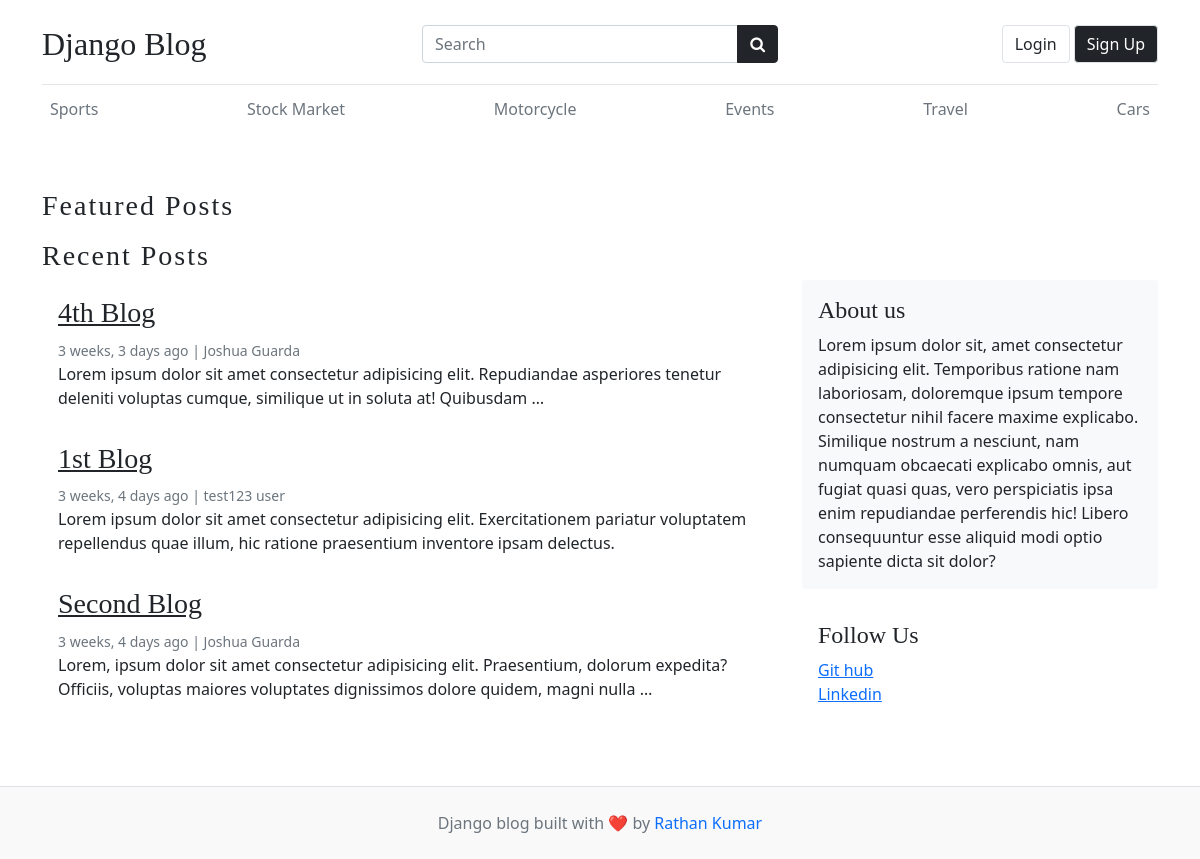
The page / on the database its author committed.
### blogs/models.py (models this page shows, shortened)
class Category(models.Model):
    category_name = models.CharField(max_length=50, unique= True)
    created_at = models.DateTimeField(auto_now_add=True)
    updated_at = models.DateTimeField(auto_now=True)
    def __str__(self) -> str:
        return self.category_name
    class Meta:
        verbose_name_plural = 'Categories'

class Blog(models.Model):
    title = models.CharField(max_length=100)
    slug = models.SlugField(max_length=150,unique=True, blank=True) # Slug is the - in the url This-is-My-first-Blog --> this should automatically created check setup in your admin.py
    category=models.ForeignKey(Category,on_delete=models.CASCADE)# if you delete the Category all Blog under that Category is deleted
    author = models.ForeignKey(User,on_delete=models.CASCADE)
    featured_image = models.ImageField(upload_to='uploads/%Y/%m/%d') # the Image uploaded will go to this directory NOTE: this directory will be create automatically using the declared name in upload_to
    short_description= models.TextField(max_length=500)
    blog_body=models.TextField(max_length=2000)
    status = models.CharField(choices=STATUS_CHOICES, default='Draft')  # the model field will depend on the choices since we use 0,1 as value that is why we use IntegerField
    is_featured= models.BooleanField(default = False)
    created_at = models.DateTimeField(auto_now_add=True)
    updated_at = models.DateTimeField(auto_now=True)

class About(models.Model):
    about_heading = models.CharField(max_length=25)
    about_body = models.TextField(max_length=500)
    class Meta:
        verbose_name_plural = 'About'

class Socials(models.Model):
    social_name= models.CharField(max_length=50)
    link = models.URLField(max_length=100)
    created_at = models.DateTimeField(auto_now_add=True)
    updated_at = models.DateTimeField(auto_now=True)
    class Meta:
        verbose_name_plural = 'Social Links'

### my_blog/views.py (the view)
def home(request):
    categories = Category.objects.all()  # THIS IS OPTIONAL TO DECLARE SINCE WE ALREADY HAVE THE CONTEXT PROCESSOR for the categories
    featured_post = Blog.objects.filter(is_featured = True, status='Published').order_by('-updated_at')
    un_featured_post = Blog.objects.filter(is_featured = False, status='Published').order_by('-updated_at')
    try:
        about = About.objects.get()
        socials =Socials.objects.all()
    except:
        about = None
        socials= None
    context = {
        'categories':categories, # THIS IS OPTIONAL TO DECLARE SINCE WE ALREADY HAVE THE CONTEXT PROCESSOR for the categories
        'featured_post':featured_post,
        'un_featured_post':un_featured_post,
        'about':about,
        'socials':socials
    }
    return render(request,'home.html',context)

### blogs/context_processors.py (called while the page is built)
def get_categories(request):
    categories = Category.objects.all()
    return dict(categories=categories)

def get_socials(request):
    socials = Socials.objects.all()
    return dict(socials=socials)

### templates/home.html (shortened to what this page needs)
{% extends "base.html" %}
{% load static %}
    {% block content %}
        <h3 class="text-upppercase text-dark pt-5" style="letter-spacing: 2px;">Featured Posts</h3>
        <h3 class="text-upppercase text-dark" style="letter-spacing: 2px;">Recent Posts</h3>
        <main role="main" class="container p-0">
            <div class="row">
                <div class="col-md-8 blog-main">
                    {% for post in un_featured_post  %}
                        <div class="card border-0">
                            <div class="card-body">
                                <h3><a href="{%url 'blogs' post.slug%}"class='text-dark'>{{post.title}}</a></h3>
                                <small class="mb-1 text-muted">{{post.created_at| timesince}} ago | {{post.author.first_name}} {{post.author.last_name}}</small>
                                <p class="card-text">
                                {{post.short_description |truncatewords:20}}
                                </p>
                            </div>
                        </div>
                    {% endfor %}
                </div>
                <aside class="col-md-4 blog-sidebar">
                    <div class="p-3 mb-3 bg-light rounded">
                        <h4 class="font-italic">{{about.about_heading}}</h4>
                        <p class="mb-0">
                            {{about.about_body}}
                        </p>
                    </div>
                    <div class="p-3">
                        <h4 class="font-italic">Follow Us</h4>
                        <ol class="list-unstyled">
                            {% for social in socials %}
                                <li><a href={{social.link}}>{{social.social_name}}</a></li>
                            {% endfor %}
                        </ol>
                    </div>
                </aside>
            </div>
        </main>
    </div>
{% endblock content %}

### templates/base.html (shortened to what this page needs)
{% load static %}
<!DOCTYPE html>
<html lang="en">
    <head>
        <link href="https://cdn.jsdelivr.net/npm/bootstrap@5.0.2/dist/css/bootstrap.min.css" rel="stylesheet">
        <link rel="stylesheet" href="https://cdnjs.cloudflare.com/ajax/libs/font-awesome/4.7.0/css/font-awesome.min.css">
        <link type='text/css' href="{% static 'css/blog.css' %}" rel="stylesheet" />
    </head>
    <body>
        {% if hide_nav %}
        {% else %}
        <div class="container">
            <header class="blog-header py-3">
                <nav>
                    <div class="row flex-nowrap justify-content-between align-items-center">
                        <div class="col-12 col-md-4 pt-1">
                            <a class="blog-header-logo text-dark text-decoration-none  fs-2" href="/">Django Blog</a>
                        </div>
                        <div class="col-12 col-md-4  pt-1">
                            <form action="{%url 'search' %}" method="GET">
                                <div class="input-group">
                                    <input class="form-control" type="text" placeholder="Search" value="{{keyword}}" name="keyword" aria-label="Search"/>
                                    <button class="btn btn-dark" id="button-search" type="submit">
                                        <i class="fa fa-search"></i>
                                    </button>
                                </div>
                            </form>
                        </div>
                        <div class="col-12 col-md-4 pt-1 d-flex">
                            {% if user.is_authenticated%}
                            <ul class="navbar-nav ms-auto gap-2 d-flex">
                                {% comment %} {% if user.is_superuser%}
                                    <span class="text-sm text-muted UserProf">Welcome, {{user.username.capitalize}}</span>
                                {% else %}
                                {% endif %}
                                {% endcomment %}
                                <ul class="navbar-nav ms-auto d-flex flex-row gap-1">
                                    <li class="nav-item">
                                        <span class="text-sm text-muted UserProf">Welcome, {{user.first_name.capitalize}}</span> &nbsp;
                                        <button type="button" id="login-btn" class="btn btn-outline-primary fw-normal btn-md lead border" onclick="location.href='{%url 'dashboard'%}'">
                                            Dashboard
                                        </button>
                                    </li>
                                    <li class="nav-item">
                                        <button type="button" id="login-btn" class="btn btn-danger fw-normal btn-md lead border" onclick="location.href='{%url 'logout'%}'">
                                            Logout
                                        </button>
                                    </li>
                                </ul>
                                {% else %}
                                <ul class="navbar-nav ms-auto d-flex flex-row gap-1">
                                    <li class="nav-item">
                                        <a href="{% url 'login' %}" class="btn btn-md border lead">Login</a>
                                    </li>
                                    <li class="nav-item">
                                        <a href="{% url 'register' %}" class="btn btn-md btn-dark border lead">Sign Up</a>
                                    </li>
                                </ul>
                            {% endif %}
                        </div>
                    </div>
                </nav>
            </header>
        {% endif %}
        {% if hide_category %}
        {% else %}
            <div class="nav-scroller py-1 mb-2">
                <nav class="nav d-flex justify-content-between overflow-auto">
                    {% for category in categories %}
                        <a class="p-2 text-muted text-decoration-none" href="{%url 'posts_by_category' category.id%}">{{category}}</a>
                    {% endfor %}
                </nav>
            </div>
        {% endif %}
        {% block content %}{% endblock content %}
        {% if hide_footer %}
        {% else %}
            <footer class="blog-footer py-4 mt-5 text-center text-muted border-top">
                <div class="container">
                    <p class="mb-0">Django blog built with ❤️ by <a href="#" class="text-decoration-none">Rathan Kumar</a></p>
                </div>
            </footer>
        {% endif %}
    </body>
</html>

### my_blog/static/css/blog.css (style rules this page uses)
.blog-header { border-bottom: 1px solid #e5e5e5; }
.blog-header-logo { font-family: "Playfair Display", Georgia, "Times New Roman", serif; font-size: 2.25rem; }
h1, h2, h3, h4, h5, h6 { font-family: "Playfair Display", Georgia, "Times New Roman", serif; }
.blog-footer { padding: 2.5rem 0; color: #727272; text-align: center; background-color: #f9f9f9; border-top: .05rem solid #e5e5e5; }
.blog-footer p:last-child { margin-bottom: 0; }

### rows shown on the page
Category: category_name "Sports"
Category: category_name "Stock Market"
Category: category_name "Motorcycle"
Category: category_name "Events"
Category: category_name "Travel"
Category: category_name "Cars"
Blog: title "4th Blog", created_at "3 weeks, 3 days", author.first_name "Joshua", author.last_name "Guarda", short_description "Lorem ipsum dolor sit amet consectetur adipisicing elit. Repudiandae asperiores tenetur deleniti voluptas cumque, similique ut in soluta at! Quibusdam …"
Blog: title "1st Blog", created_at "3 weeks, 4 days", author.first_name "test123", author.last_name "user", short_description "Lorem ipsum dolor sit amet consectetur adipisicing elit. Exercitationem pariatur voluptatem repellendus quae illum, hic ratione praesentium inventore ipsam delectus."
Blog: title "Second Blog", created_at "3 weeks, 4 days", author.first_name "Joshua", author.last_name "Guarda", short_description "Lorem, ipsum dolor sit amet consectetur adipisicing elit. Praesentium, dolorum expedita? Officiis, voluptas maiores voluptates dignissimos dolore quidem, magni nulla …"
About: about_heading "About us", about_body "Lorem ipsum dolor sit, amet consectetur adipisicing elit. Temporibus ratione nam laboriosam, doloremque ipsum tempore consectetur nihil facere maxime explicabo. Similique nostrum a nesciunt, nam numquam obcaecati explicabo omnis, aut fugiat quasi quas, vero perspiciatis ipsa enim repudiandae perferendis hic! Libero consequuntur esse aliquid modi optio sapiente dicta sit dolor?"
Socials: social_name "Git hub"
Socials: social_name "Linkedin"
